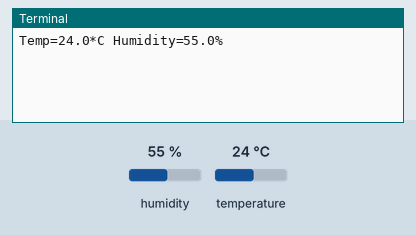
Recording of a program running on a simulated Raspberry Pi (header pin numbers). Shown: the last lines printed to the terminal. The inputs (shaded band) are chosen by the test bench; at power-on: humidity 55 %, temperature 24 °C.

Above: at 2.4 s.
2.5 s: humidity set to 22 %
At 5.4 s:
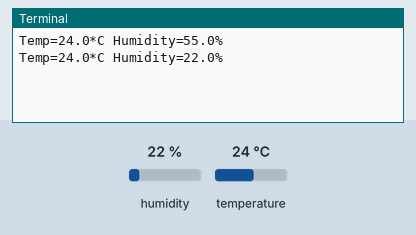
6.0 s: temperature set to 12 °C
At 8.6 s:
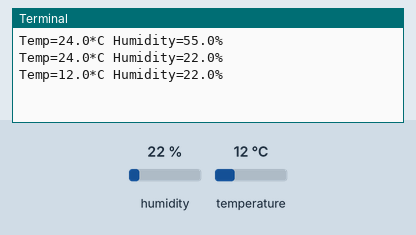
9.5 s: humidity set to 40 %
At 10.5 s:
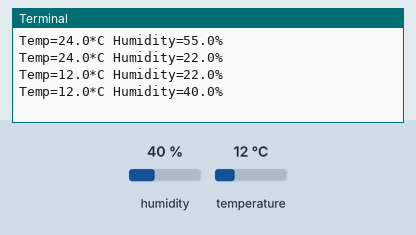
Timing chart, 0 to 12.5 s (numbered marks = the images above; inputs shaded):
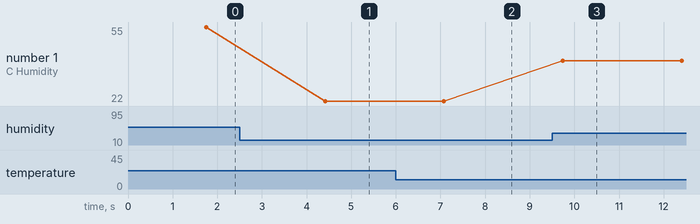

The program:

temp-and-max7.py
```python
import sys
import time
import Adafruit_DHT
import RPi.GPIO as GPIO

sensor = Adafruit_DHT.DHT11
pin = 4

GPIO.setmode(GPIO.BOARD)

LATCH = 24 # CS
CLK = 23 # Clock
dataBit = 19 # DIN

GPIO.setup(LATCH, GPIO.OUT)
GPIO.setup(CLK, GPIO.OUT)
GPIO.setup(dataBit, GPIO.OUT)

# Setup IO
GPIO.output(LATCH, 0)
GPIO.output(CLK, 0)

def pulseCLK():
	GPIO.output(CLK, 1)
	time.sleep(.001)
	GPIO.output(CLK, 0)
	return

def pulseCS():
	GPIO.output(LATCH, 1)
	time.sleep(.001)
	GPIO.output(LATCH, 0)
	return

# shift byte into MAX7219
# MSB out first!
def ssrOut(value):
	for x in range(0,8):
		temp = value & 0x80
		if temp == 0x80:
			GPIO.output(dataBit, 1) # data bit HIGH
		else:
			GPIO.output(dataBit, 0) # data bit LOW
		pulseCLK()
		value = value << 0x01 # shift left
	return

# initialize MAX7219 4 digits BCD
def initMAX7219():

	# set decode mode
	ssrOut(0x09) # address
	ssrOut(0x00); # no decode data
	# ssrOut(0xFF) # 4-bit BCD decode eight digits
	pulseCS();

	# set intensity
	ssrOut(0x0A) # address
	ssrOut(0x04) # 9/32s
	pulseCS()

	# set scan limit 0-7
	ssrOut(0x0B); # address
	ssrOut(0x07) # 8 digits
	# ssrOut(0x03) # 4 digits
	pulseCS()

	# set for normal operation
	ssrOut(0x0C) # address
	# ssrOut(0x00); // Off
	ssrOut(0x01) # On
	pulseCS()
	# clear to all 0s.
	for x in range(0,9):
		ssrOut(x)
		ssrOut(0x0f)
		pulseCS()
	return

def writeMAX7219(digit, location, data):
	ssrOut(location)
	ssrOut(data | (digit<<7))
	pulseCS()
	return
def displayOff():
	# set for normal operation
	ssrOut(0x0C) # address
	ssrOut(0x00); # Off
	# ssrOut(0x01) # On
	pulseCS()
	return

def displayOn():
	# set for normal operation
	ssrOut(0x0C) # address
	# ssrOut(0x00); # Off
	ssrOut(0x01) # On
	pulseCS()
	return

Encode7Seg = [ 0b1111110,0b0110000,0b1101101,0b1111001,
		0b0110011,0b1011011,0b1011111,0b1110000,
		0b1111111,0b1111011,0b1110111,0b0011111,
		0b1001110,0b0111101,0b1001111,0b1000111 ]

time.sleep(1)
initMAX7219()

while True:
	humidity, temperature = Adafruit_DHT.read_retry(sensor, pin)
	if humidity is not None and temperature is not None:
		print 'Temp={0:0.1f}*C Humidity={1:0.1f}%'.format(temperature, humidity)

		TemppX = (int)(temperature * 10)
		Tempp0 = TemppX % 10
		TemppX = TemppX / 10
		Tempp1 = TemppX % 10
		TemppX = TemppX / 10
		Tempp2 = TemppX % 10

		HumidX = (int)(humidity * 10)
		Humid0 = HumidX % 10
		HumidX = HumidX / 10
		Humid1 = HumidX % 10
		HumidX = HumidX / 10
		Humid2 = HumidX % 10

		writeMAX7219( 0, 8, Encode7Seg[Tempp2])
		writeMAX7219( 1, 7, Encode7Seg[Tempp1])
		writeMAX7219( 0, 6, Encode7Seg[Tempp0])
		writeMAX7219( 0, 5, 0b00001101) #Code=tabcdefgh
		writeMAX7219( 0, 4, Encode7Seg[Humid2])
		writeMAX7219( 1, 3, Encode7Seg[Humid1])
		writeMAX7219( 0, 2, Encode7Seg[Humid0])
		writeMAX7219( 0, 1, 0b00010111) #Code=tabcdefgh
		time.sleep(2)
	else:
		print 'Failed to get reading. Try again!'
```

Measured:
- after the input at 2.5 s, the terminal: prints a new line after 1.9 s (image 1)
- after the input at 6.0 s, the terminal: prints a new line after 1.1 s (image 2)
- after the input at 9.5 s, the terminal: prints a new line after 0.24 s (image 3)
- plotted number 1: 55 → 22 after the input at 2.5 s, 22 → 40 after the input at 9.5 s
